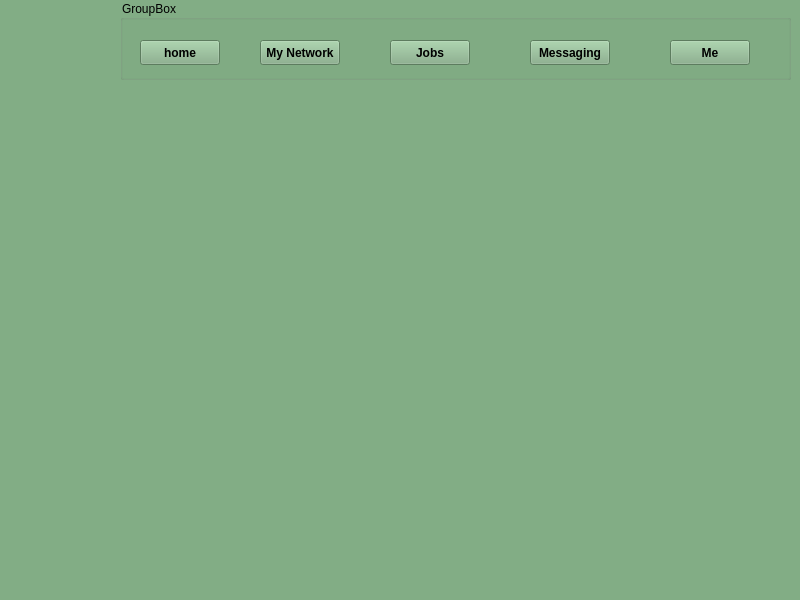
<?xml version="1.0" encoding="UTF-8"?>
<ui version="4.0">
 <class>My_Networks_karbar</class>
 <widget class="QMainWindow" name="My_Networks_karbar">
  <property name="geometry">
   <rect>
    <x>0</x>
    <y>0</y>
    <width>800</width>
    <height>600</height>
   </rect>
  </property>
  <property name="windowTitle">
   <string>MainWindow</string>
  </property>
  <property name="styleSheet">
   <string notr="true">color: rgb(0, 0, 0);
background-color: rgb(130, 173, 133);</string>
  </property>
  <widget class="QWidget" name="centralwidget">
   <widget class="QGroupBox" name="groupBox">
    <property name="geometry">
     <rect>
      <x>120</x>
      <y>0</y>
      <width>671</width>
      <height>80</height>
     </rect>
    </property>
    <property name="title">
     <string>GroupBox</string>
    </property>
    <widget class="QPushButton" name="homePushButton">
     <property name="geometry">
      <rect>
       <x>20</x>
       <y>40</y>
       <width>80</width>
       <height>25</height>
      </rect>
     </property>
     <property name="font">
      <font>
       <weight>75</weight>
       <bold>true</bold>
      </font>
     </property>
     <property name="text">
      <string>home</string>
     </property>
    </widget>
    <widget class="QPushButton" name="pushButton_2">
     <property name="geometry">
      <rect>
       <x>140</x>
       <y>40</y>
       <width>80</width>
       <height>25</height>
      </rect>
     </property>
     <property name="font">
      <font>
       <weight>75</weight>
       <italic>false</italic>
       <bold>true</bold>
      </font>
     </property>
     <property name="text">
      <string>My Network</string>
     </property>
    </widget>
    <widget class="QPushButton" name="pushButton_3">
     <property name="geometry">
      <rect>
       <x>270</x>
       <y>40</y>
       <width>80</width>
       <height>25</height>
      </rect>
     </property>
     <property name="font">
      <font>
       <weight>75</weight>
       <bold>true</bold>
      </font>
     </property>
     <property name="text">
      <string>Jobs</string>
     </property>
    </widget>
    <widget class="QPushButton" name="pushButton_4">
     <property name="geometry">
      <rect>
       <x>410</x>
       <y>40</y>
       <width>80</width>
       <height>25</height>
      </rect>
     </property>
     <property name="font">
      <font>
       <weight>75</weight>
       <bold>true</bold>
      </font>
     </property>
     <property name="text">
      <string>Messaging</string>
     </property>
    </widget>
    <widget class="QPushButton" name="pushButton_5">
     <property name="geometry">
      <rect>
       <x>550</x>
       <y>40</y>
       <width>80</width>
       <height>25</height>
      </rect>
     </property>
     <property name="font">
      <font>
       <weight>75</weight>
       <bold>true</bold>
      </font>
     </property>
     <property name="text">
      <string>Me</string>
     </property>
    </widget>
   </widget>
  </widget>
  <widget class="QMenuBar" name="menubar">
   <property name="geometry">
    <rect>
     <x>0</x>
     <y>0</y>
     <width>800</width>
     <height>25</height>
    </rect>
   </property>
  </widget>
  <widget class="QStatusBar" name="statusbar"/>
 </widget>
 <resources/>
 <connections/>
</ui>
